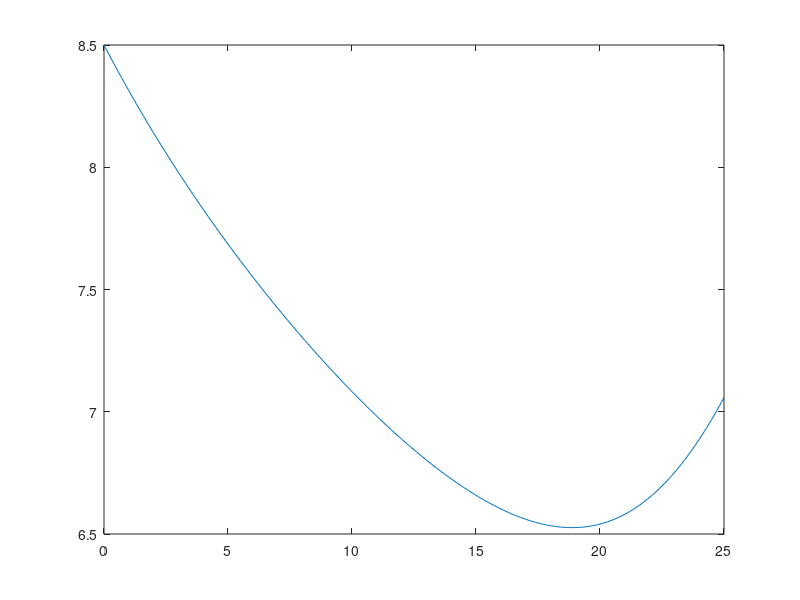
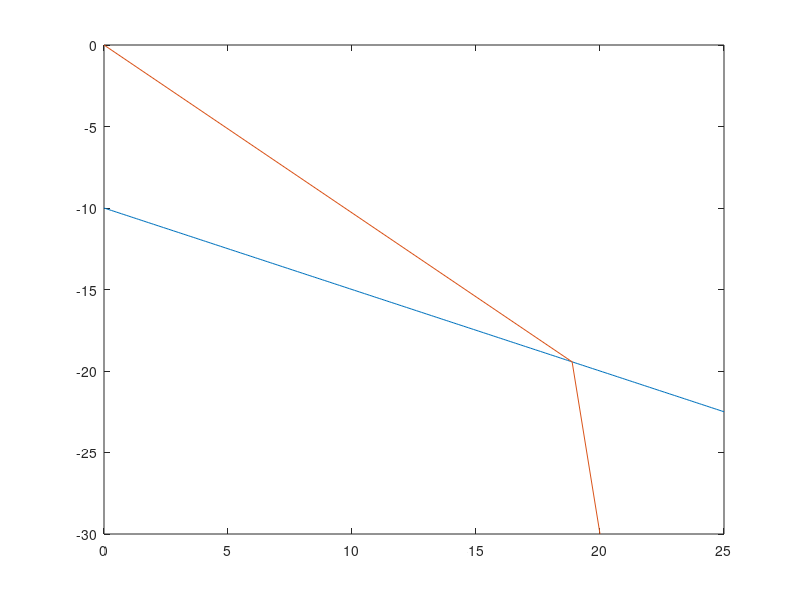

MATLAB code to generate these figures, in order:

clear; clc; close all;

x0 = 0; y0 = 0; % Initial position
x1 = 20; y1 = -30; % Final position

v1 = 7; v2 = 4; % velocity in m/s

%f1 = @(x) -10+0*x; % Sea line funktion
f1 = @(x) -0.5*x-10;

d1 = @(x) sqrt((abs(x0-x)).^2+(abs(y0-f1(x))).^2);
d2 = @(x) sqrt((abs(x-x1)).^2+(abs(f1(x)-y1)).^2);

T = @(x) d1(x)/v1+d2(x)/v2;

x_axis = 0:0.1:25;

figure(1);
plot(x_axis,T(x_axis));

x_opt = fminsearch(T,0);
x_opt2 = fminsearch(T,x_opt*2);


figure(2);
title('Optimal line');
plot(x_axis,f1(x_axis));
line([x0 x_opt],[y0 f1(x_opt)]);
line([x_opt x1],[f1(x_opt) y1]);